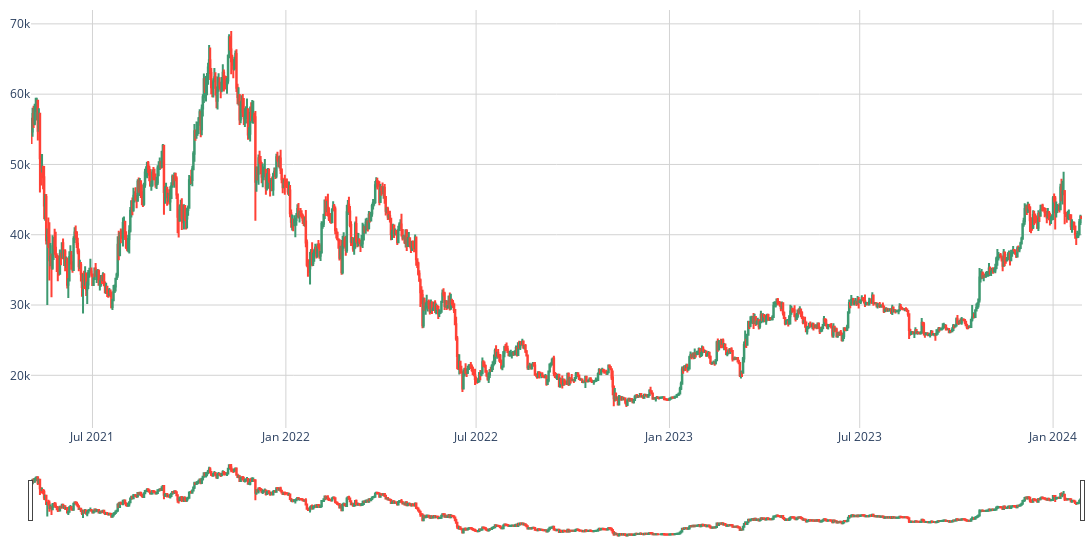

Source (notebook cell):
### Markdown cell above
### Ploting!!

### Code cell
candlestick = go.Figure(
    data=[go.Candlestick(x=btc_data_df['open_datetime'],
                         open=btc_data_df['open_price'],
                         high=btc_data_df['high_price'],
                         low=btc_data_df['low_price'],
                         close=btc_data_df['close_price'])]
)
candlestick.update_layout(paper_bgcolor='white', plot_bgcolor='white', margin={'b':10, 't':10, 'l':10, 'r':10}, width=1200, height=550)
candlestick.update_xaxes(showline=False, linecolor='black', gridcolor='lightgrey')
candlestick.update_yaxes(showline=False, linecolor='black', gridcolor='lightgrey')
candlestick.show()

### Figure 1 — Plotly figure (JSON) as saved in the notebook; plotly's stock layout.template omitted (floating-point values rounded to 4 significant figures; data arrays with more than 128 entries replaced by an {"elided": "..."} marker saying what was removed)
{"data": [{"close": {"elided": "1000 str values"}, "high": {"elided": "1000 str values"}, "low": {"elided": "1000 str values"}, "open": {"elided": "1000 str values"}, "type": "candlestick", "x": {"elided": "1000 str values"}}], "layout": {"height": 550, "margin": {"b": 10, "l": 10, "r": 10, "t": 10}, "paper_bgcolor": "white", "plot_bgcolor": "white", "width": 1200, "xaxis": {"autorange": true, "gridcolor": "lightgrey", "linecolor": "black", "range": ["2021-05-03 12:00", "2024-01-28 12:00"], "rangeslider": {"autorange": true, "range": ["2021-05-03 12:00", "2024-01-28 12:00"], "yaxis": {"_template": null, "rangemode": "match"}}, "showline": false, "type": "date"}, "yaxis": {"autorange": true, "gridcolor": "lightgrey", "linecolor": "black", "range": [12500.0, 71970.0], "showline": false}}}
